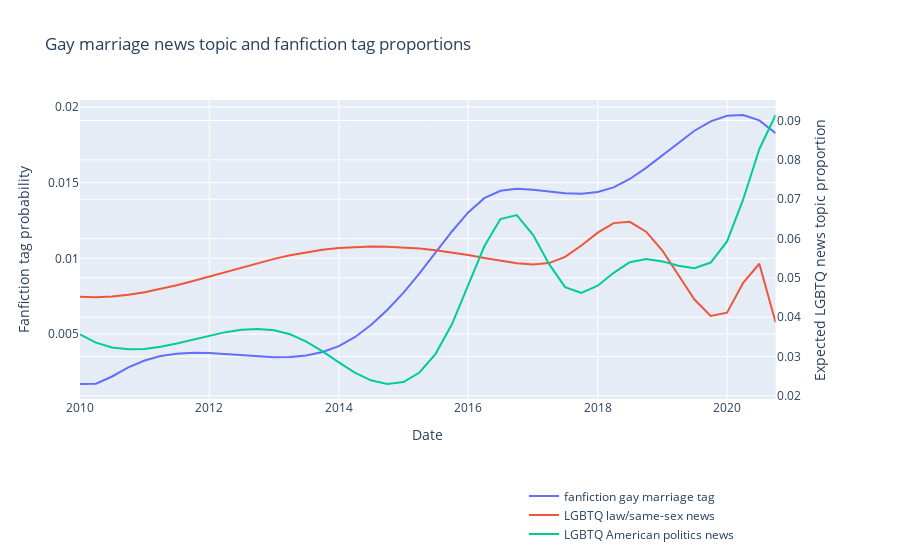

Notebook code for this chart:
### Code cell
# Plot topics (2 y axes)
import plotly.graph_objects as go
from plotly.subplots import make_subplots

# Create figure with secondary y-axis
fig = make_subplots(specs=[[{"secondary_y": True}]])
fig.add_trace(
    go.Scatter(x=merged.index, y=merged['proportion_wedding-marriage_M/M-F/F'], name='fanfiction gay marriage tag'),
    secondary_y=False
)
# fig.add_trace(
#     go.Scatter(x=merged.index, y=merged['proportion_hurt/comfort'], name='fanfiction hurt/comfort tag'),
#     secondary_y=False
# )
fig.add_trace(
    go.Scatter(x=merged.index, y=merged['law/same-sex_marriage'], name='LGBTQ law/same-sex news'),
    secondary_y=True
)
fig.add_trace(
#     go.Scatter(x=merged.index, y=merged['british/irish_politics'], name='LGBTQ news proportion'),
    go.Scatter(x=merged.index, y=merged['american_politics'], name='LGBTQ American politics news'),
    secondary_y=True
)
# Add figure title
fig.update_layout(
    title_text="Gay marriage news topic and fanfiction tag proportions",
    legend=dict(yanchor="bottom", y=-0.5, xanchor='left', x=0.6)
)

# Set x-axis title
fig.update_xaxes(title_text="Date")

# Set x-axis title
fig.update_yaxes(title_text="Fanfiction tag probability", secondary_y=False)
fig.update_yaxes(title_text="Expected LGBTQ news topic proportion", secondary_y=True)
fig.show()

# Save out
fig.write_image('/projects/fanfiction_lgbtq/output/plots/gaymarriage_news_tags.pdf')
